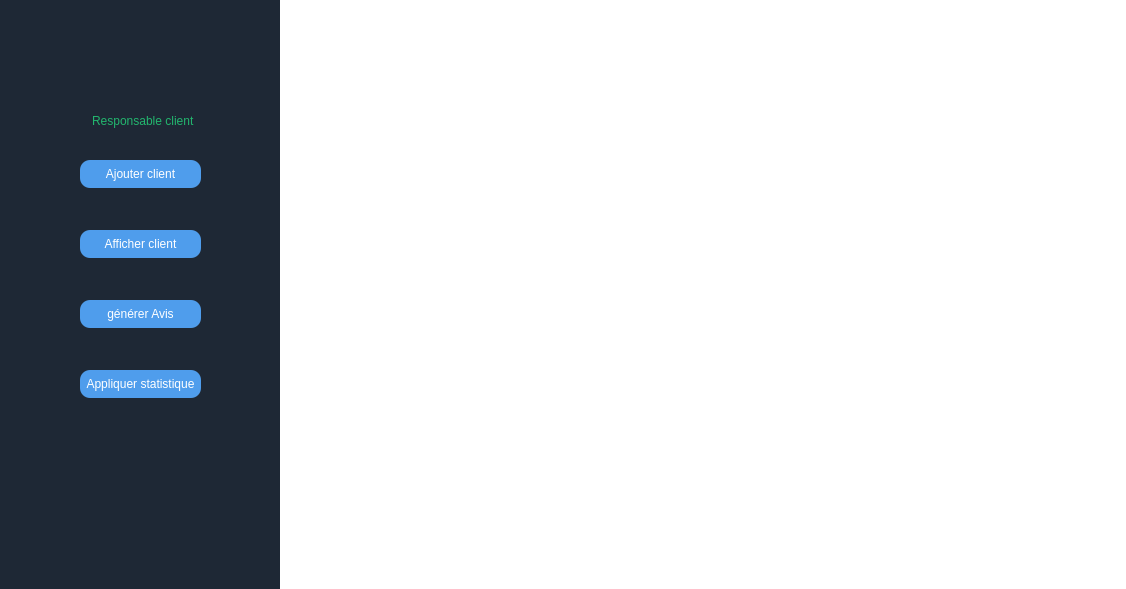
<?xml version="1.0" encoding="UTF-8"?>
<ui version="4.0">
 <class>Dialog</class>
 <widget class="QDialog" name="Dialog">
  <property name="geometry">
   <rect>
    <x>0</x>
    <y>0</y>
    <width>1126</width>
    <height>589</height>
   </rect>
  </property>
  <property name="windowTitle">
   <string>Dialog</string>
  </property>
  <widget class="QLabel" name="label">
   <property name="geometry">
    <rect>
     <x>0</x>
     <y>0</y>
     <width>281</width>
     <height>601</height>
    </rect>
   </property>
   <property name="styleSheet">
    <string notr="true">background-color: rgb(30, 40, 53) ;
</string>
   </property>
   <property name="text">
    <string/>
   </property>
  </widget>
  <widget class="QLabel" name="label_5">
   <property name="geometry">
    <rect>
     <x>110</x>
     <y>20</y>
     <width>81</width>
     <height>81</height>
    </rect>
   </property>
   <property name="styleSheet">
    <string notr="true">background-color: rgb(30, 40, 53) ;</string>
   </property>
   <property name="text">
    <string/>
   </property>
   <property name="pixmap">
    <pixmap>../../Downloads/Smart_Recruiting_Help_Center_2A18-Gestion_de_facture/projet/3.png</pixmap>
   </property>
  </widget>
  <widget class="QLineEdit" name="lineEdit_2">
   <property name="geometry">
    <rect>
     <x>90</x>
     <y>110</y>
     <width>171</width>
     <height>21</height>
    </rect>
   </property>
   <property name="styleSheet">
    <string notr="true">color: rgb(34, 182, 110);
background-color:  QLinearGradient(x1: 0, y1: 0, x2: 0, y2: 1, stop: 0#1e2835, stop: 1 #1e2835);
font: 75 8pt &quot;MS Shell Dlg 2&quot;;
 border-radius: 10;</string>
   </property>
   <property name="text">
    <string>Responsable client</string>
   </property>
  </widget>
  <widget class="QPushButton" name="pushButton_3">
   <property name="geometry">
    <rect>
     <x>80</x>
     <y>160</y>
     <width>121</width>
     <height>28</height>
    </rect>
   </property>
   <property name="styleSheet">
    <string notr="true">color: rgb(255, 255, 255);
background-color:  QLinearGradient(x1: 0, y1: 0, x2: 0, y2: 1, stop: 0#4f9dec, stop: 1 #4f9dec);
 border-radius: 10;</string>
   </property>
   <property name="text">
    <string>Ajouter client</string>
   </property>
  </widget>
  <widget class="QPushButton" name="pushButton_4">
   <property name="geometry">
    <rect>
     <x>80</x>
     <y>230</y>
     <width>121</width>
     <height>28</height>
    </rect>
   </property>
   <property name="styleSheet">
    <string notr="true">color: rgb(255, 255, 255);
background-color:  QLinearGradient(x1: 0, y1: 0, x2: 0, y2: 1, stop: 0#4f9dec, stop: 1 #4f9dec);
 border-radius: 10;</string>
   </property>
   <property name="text">
    <string>Afficher client</string>
   </property>
  </widget>
  <widget class="QPushButton" name="pushButton_5">
   <property name="geometry">
    <rect>
     <x>80</x>
     <y>300</y>
     <width>121</width>
     <height>28</height>
    </rect>
   </property>
   <property name="styleSheet">
    <string notr="true">color: rgb(255, 255, 255);
background-color:  QLinearGradient(x1: 0, y1: 0, x2: 0, y2: 1, stop: 0#4f9dec, stop: 1 #4f9dec);
 border-radius: 10;</string>
   </property>
   <property name="text">
    <string>générer Avis</string>
   </property>
  </widget>
  <widget class="QPushButton" name="pushButton_6">
   <property name="geometry">
    <rect>
     <x>80</x>
     <y>370</y>
     <width>121</width>
     <height>28</height>
    </rect>
   </property>
   <property name="styleSheet">
    <string notr="true">color: rgb(255, 255, 255);
background-color:  QLinearGradient(x1: 0, y1: 0, x2: 0, y2: 1, stop: 0#4f9dec, stop: 1 #4f9dec);
 border-radius: 10;</string>
   </property>
   <property name="text">
    <string>Appliquer statistique</string>
   </property>
  </widget>
  <widget class="QLabel" name="label_2">
   <property name="geometry">
    <rect>
     <x>280</x>
     <y>0</y>
     <width>861</width>
     <height>601</height>
    </rect>
   </property>
   <property name="styleSheet">
    <string notr="true">background-color: rgb(255, 255, 255) ;
</string>
   </property>
   <property name="text">
    <string/>
   </property>
  </widget>
 </widget>
 <resources/>
 <connections/>
</ui>
